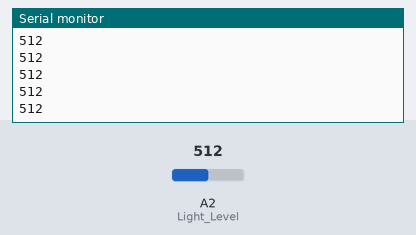
A sketch run on a simulated Arduino Uno, built with avr-gcc and run on an emulated ATmega328P. Parts: the last lines printed to the serial monitor. Inputs (shaded band) come from the test bench; at power-on: A2 (Light_Level) = 512.

Above: at 1.2 s.
1.3 s: A2 (Light_Level) set to 716
At 1.31 s:
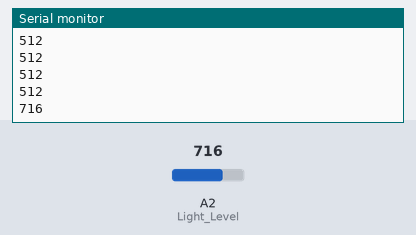
2.8 s: A2 (Light_Level) set to 900
At 2.81 s:
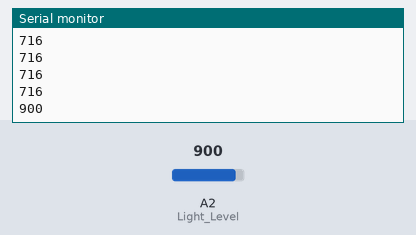
Timing chart, 0 to 5.8 s (numbered marks = the images above; inputs shaded):
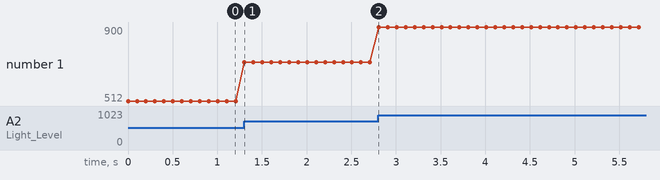

The sketch:

2-AnalogReadSerial-LDR.ino
```cpp
/*
  validate TNbadge hardware, one module at a time

  based on
  https://www.arduino.cc/en/Tutorial/BuiltInExamples/AnalogReadSerial

  Reads an analog input, prints the result to the Serial Monitor.
*/

int Light_Level = A2;

// the setup routine runs once when you press reset:
void setup() {
  // initialize serial communication at 9600 bits per second:
  Serial.begin(9600);
}

// the loop routine runs over and over again forever:
void loop() {
  // read the input on analog pin 0:
  int sensorValue = analogRead(Light_Level);
  // print out the value you read:
  Serial.println(sensorValue);
  delay(100);  // delay in between reads for stability
}
```

Measured:
- after the input at 1.3 s, the serial monitor: prints a new line at once (image 1)
- after the input at 2.8 s, the serial monitor: prints a new line at once (image 2)
- plotted number 1: 512 → 716 after the input at 1.3 s, 716 → 900 after the input at 2.8 s
